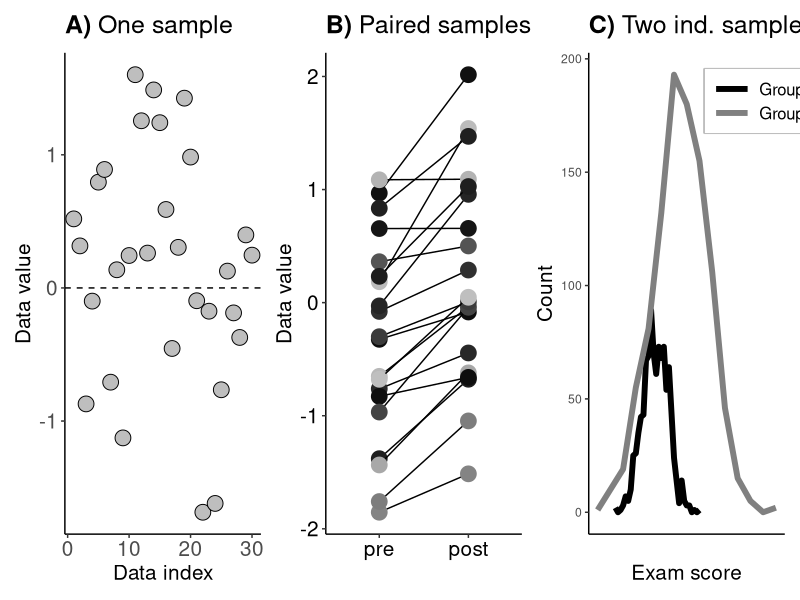
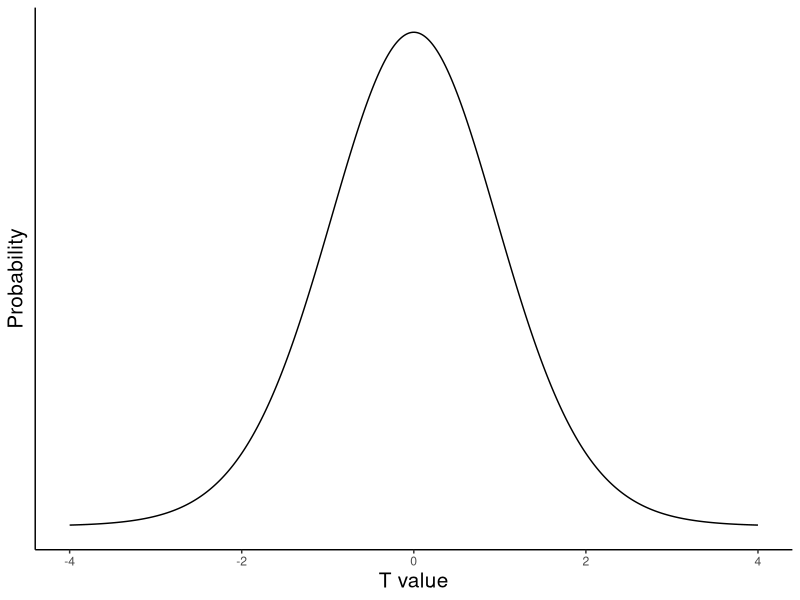
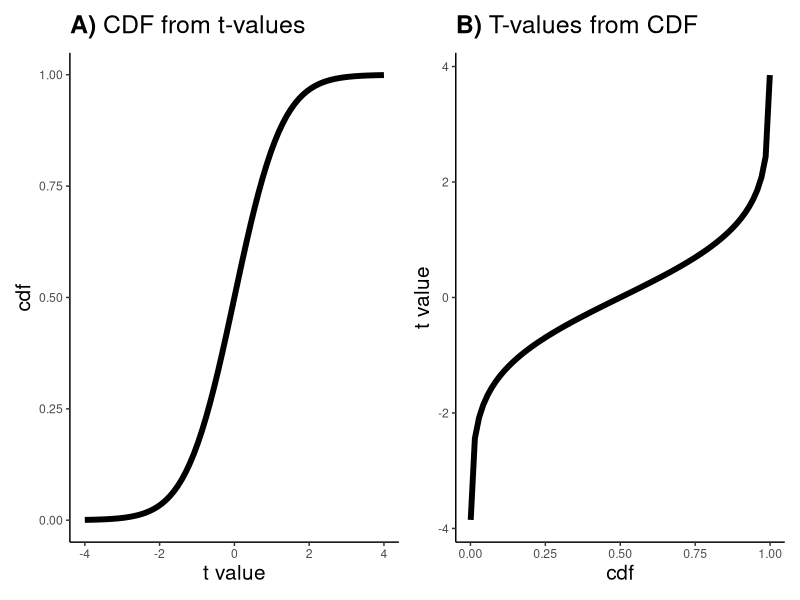
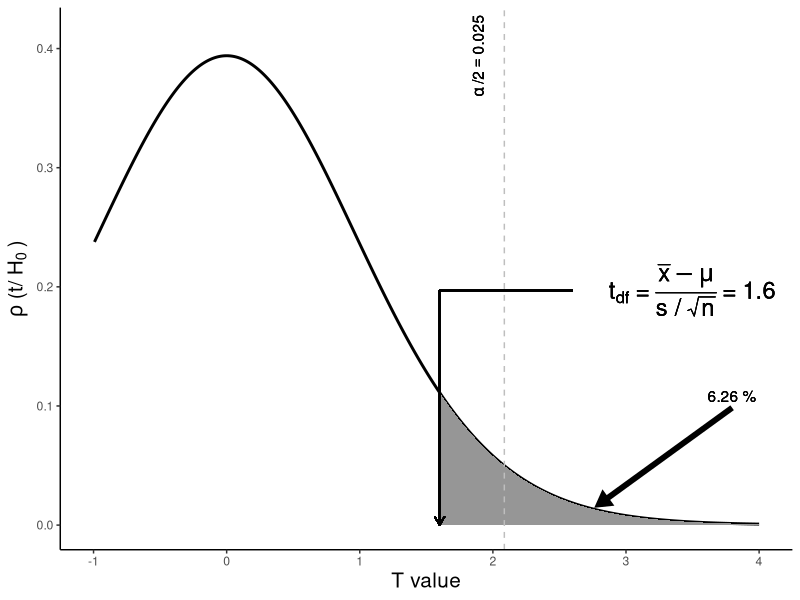

The R script that drew these images, in order:
## ---- chunk 1
#| label: r-setup
library(ggplot2)
library(dplyr)
library(glue)
library(stringr)
library(patchwork)
set.seed(10)

# common theme for all plots:
myTheme = theme(
        panel.grid.major = element_blank(), 
        panel.grid.minor = element_blank(),
        panel.background = element_blank(), 
        axis.line = element_line(colour = "black"),
        axis.title = element_text(size=15),
        title = element_text(size=15),
        legend.title = element_blank(),
        legend.box.background = element_rect(color="gray", linewidth = 1),
        legend.text = element_text(size = 12),
        legend.key = element_blank(),
        legend.key.width = unit(1, "cm"),
    )


## ---- chunk 2
#| label: Figure 11.1 Goals of the t-test
# Figure 11.1: Goals of the t-test ----
 
## panel A: one-sample t-test ----
data = rnorm(n = 30, mean = .5)
# convert to DF:
data = tibble(data_index = 1:length(data), data_value = data)
# plot:
pA = ggplot(data=data, aes(x=data_index, y = data_value)) + 
    geom_point(
        size=5, 
        shape=21,
        color = "black",
        fill = "gray"
        ) + 
    geom_hline(yintercept = 0, linetype="dashed") + 
    theme(
        panel.grid.major = element_blank(), 
        panel.grid.minor = element_blank(),
        panel.background = element_blank(), 
        axis.line = element_line(colour = "black"),
        axis.title = element_text(size=15),
        axis.text = element_text(size=15),
        title = element_text(size=15)
    ) + 
    labs(title = bquote(bold("A)")~"One sample"),
         x = "Data index", y = "Data value")

## panel B: paired-samples t-test ----
N = 20
data1 = rnorm(n=N)
data2 = data1 + .5 + rnorm(N)*.4

pB = ggplot() + 
     theme(
        panel.grid.major = element_blank(), 
        panel.grid.minor = element_blank(),
        panel.background = element_blank(), 
        axis.line = element_line(colour = "black"),
        axis.title = element_text(size=15),
        axis.text = element_text(size=15, color="black"),
        title = element_text(size=15)
    )

for (i in 1:N) {
    # i =1
    data = tibble(data_index = factor(c(0, 1)), 
                  data_value = c(data1[[i]], data2[[i]]))
    # pick a random color
    rgb_code = runif(1,min = 0, max = .8)
    color_ = rgb(rgb_code, rgb_code, rgb_code)
    # plotting
    pB = pB + 
        aes(x=data_index, y=data_value, group=1) + 
        geom_line(data=data) +
        geom_point(
            data=data,
            size = 5,
            color = color_,
            fill = color_,
            shape=21) 
        
}

pB = pB + 
    scale_x_discrete(labels = c("pre", "post")) + 
labs(title = bquote(bold("B)")~"Paired samples"),
         x = "", y = "Data value")

## panel C: two-samples t-test ----
pC = ggplot() + 
    theme(
        panel.grid.major = element_blank(), 
        panel.grid.minor = element_blank(),
        panel.background = element_blank(), 
        axis.text.x = element_blank(),
        axis.ticks.x = element_blank(), 
        axis.line = element_line(colour = "black"),
        axis.title = element_text(size=15),
        title = element_text(size=15),
        legend.position = c(.9, .9),
        legend.title = element_blank(),
        legend.box.background = element_rect(color="gray", linewidth = 1),
        legend.text = element_text(size = 12),
        legend.key = element_blank(),
        legend.key.width = unit(1, "cm"),
    )

for (i in seq(0, 1)) {
    # i=1
    data = rnorm(1000, i, (i+1)/2)
    # histogram
    nbreaks_ = nclass.FD(data)
    hist_ = hist(data, breaks = nbreaks_, plot=F)
    # convert to DF:
    data = tibble(data_index = hist_$mids,
                  data_value = hist_$counts,
                  category=glue("Group {i+1}"))
    # plot
    pC = pC + 
        aes(x=data_index, y = data_value, color=category) + 
        geom_line(
            data=data,
            linewidth=2
        )}

pC = pC + 
    scale_color_manual(values=c("Group 1" = rgb(0, 0, 0),
                                "Group 2" = rgb(0.5, 0.5, 0.5)
                                )) + 
labs(title = bquote(bold("C)")~"Two ind. samples"),
         x = "Exam score", y = "Count")

p11.1 = pA + pB + pC + plot_layout(ncol=3)
p11.1
## ---- chunk 3
#| label: Figure 11.2 A t-pdf
# Figure 11.2: A t-pdf ----

t = seq(-4, 4, length=573)

# a pdf with df=20
tpdf = dt(t, df = 20)

# convert to DF:
data = tibble(data_index=t,
              data_value=tpdf)

p_ttest_tpdf = ggplot(data=data, aes(x=data_index, y=data_value)) + 
    geom_line() + 
    myTheme + 
    theme(axis.text.y = element_blank(),
          axis.ticks.y = element_blank()) +
    labs(y="Probability", x = "T value")

p_ttest_tpdf
## ---- chunk 4
#| label: Computing p-values for one-tailed and two-tailed tests

## Computing p-values for one-tailed and two-tailed tests ----
tval = 2.1
df = 13

pvalL = pt(-tval, df, lower.tail = T)
pvalR = pt(tval, df, lower.tail = F)
pval2 = pvalR + pvalL

print(glue("One-tailed p-value on the left: {pvalL}"))
print(glue("One-tailed p-value on the rigth: {pvalR}"))
print(glue("Two-tailed p-value as the sum: {pvalR + pvalL}"))
print(glue("Two-tailed p-value by doubling: {2*pvalL}"))
## ---- chunk 5
#| label: "1-cdf vs survival function"
# 1-cdf vs survival function 
pvalS = pt(tval, df, lower.tail = F) # survival
pvalC = 1 - pt(tval, df, lower.tail = T) # 1-cdf

print(glue("P-value from 1-cdf: {pvalC}"))
print(glue("P-value from s.f.: {pvalS}"))
print(glue("Difference: {pvalC - pvalS}"))
## ---- chunk 6
#| label: "Figure 11.3: T-values from p-values"

# Figure 11.3: T-values from p-values ----
t = seq(-4, 4, length=75)
df = 13

# cdf based on t-values
cdf = pt(t, df) # pt is the cdf
# convert to DF:
cdf = tibble(
    data_index = t,
    data_value = cdf
)

# t-values based on cdf
pvals = seq(.001, .999, length=73)
tVals = qt(pvals, df) # qt is inverse cdf
# convert to DF
tVals = tibble(
    data_index = pvals,
    data_value = tVals
)

pA = ggplot(
    data = cdf,
    aes(x=data_index, y = data_value)
    ) + 
    geom_line(
        linewidth=2
    ) + 
    myTheme + 
    labs(y="cdf", x = "t value",
         title=bquote(bold("A)")~"CDF from t-values"))

pB = ggplot(
    data = tVals,
    aes(x=data_index, y = data_value)
    ) + 
    geom_line(
        linewidth=2
    ) + 
    myTheme + 
    labs(y="t value", x = "cdf",
         title=bquote(bold("B)")~"T-values from CDF"))


p11.3 = pA + pB + plot_layout(ncol=2)
p11.3
## ---- chunk 7
# example usage to get the t-value associated with p=.05 and df=13
pval = .05
tFromP_L = qt(pval, df, lower.tail = T) # inverse of P(X <= x)
tFromP_R1 = qt(1-pval, df, lower.tail = T) # inverse of P(X <= x)
tFromP_R2 = qt(pval, df, lower.tail = F)  # inverse of P(X > x)

print(glue('Variable tFromP_L:  {sprintf("%.3f",tFromP_L)}'))
print(glue('Variable tFromP_R1: {sprintf("%.3f", tFromP_R1)}'))
print(glue('Variable tFromP_R2: {sprintf("%.3f", tFromP_R2)}'))

## ---- chunk 8
#| label: "Figure 11.4: Example t-value (r-version)"
# Figure 11.4: Example t-value ----

# empirical t-value and df:
tval = 1.6
df = 20
alpha_ = .05

# redifine the t-values and corresponding pdf
t = seq(-4, 4, length=573)
tpdf = dt(t, df = 20)

# its associated p-value (but this is one-tailed for visualization; see text and next cell!)
pval = pt(tval, df, lower.tail = F)

# critical t-value for apha
tCrit = qt(alpha_/2, df = df, lower.tail = F) # /2 for two-tailed!
pHalf = max(tpdf)/2 # 1/2 max. (vertical) p(t), used for plotting

data = tibble(
    data_index=t,
    data_value = tpdf
)

tidx = which.min(abs(t - (tval + t[length(t)])/2))

p = ggplot(data, aes(x=data_index, y=data_value)) + 
    geom_line(
        linewidth=1
    ) +
    geom_ribbon(
        data = filter(data, data_index >= tval), 
        aes(ymax = data_value, ymin=0),
        fill="#969696") + 
    geom_vline(
        xintercept = tCrit,
        linetype = "dashed",
        color="gray"
    ) +
    annotate(
        "text", 
        x = tCrit-0.2, y = pHalf*2, 
        label = bquote(alpha~"/2" == .(alpha_/2)),
        angle = 90
    ) + 
    annotate(
        "segment", 
        x = t[tidx] + 1, 
        xend = t[tidx],
        y = pHalf/2,
        yend = tpdf[tidx-12],
        colour = "black", 
        linewidth = 2, 
        linejoin="mitre",
        lineend="butt",
        arrow = arrow(length = unit(.1, "inches"),
                                    type="closed")
    ) + 
    annotate(
        "text", 
        x = (t[tidx]+1), y = 1.1*(pHalf/2), 
        label = bquote(.(sprintf("%.2f", 100*pval))~"%"),
    ) + 
    geom_segment(
        x = tval, xend = tval,
        y = pHalf, yend = 0,
        colour = "black", 
        arrow = arrow(length = unit(.1, "inches")) 
    ) + 
    geom_segment(
        x = tval+1, xend = tval,
        y = pHalf, yend = pHalf,
        colour = "black"
    ) +
    annotate(
        "text", size=6,
        x = 1.25*(t[tidx]), y = pHalf, 
        label = bquote(t[df]~"="~frac(bar(x)-mu,'s /'~sqrt(n))~"="~ .(tval))
    ) +
    xlim(-1, t[length(t)]) + 
    ylim(0, pHalf*2.1) + 
    myTheme + 
    labs(y = bquote(rho ~ "(t/" ~ H[0] ~ ")"), 
         x = "T value")

p 
    
